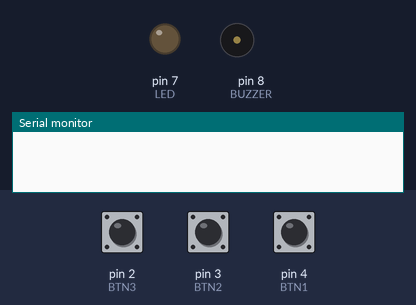
Recording of a sketch running on a simulated Arduino Uno, built with avr-gcc and run on an emulated ATmega328P. Shown: output pins drawn as LEDs (lit = HIGH), buzzer (waves = sounding), the last lines printed to the serial monitor. Dashed ring = blinking. The inputs (shaded band) are chosen by the test bench; at power-on: pin 2 (BTN3) HIGH, pin 3 (BTN2) HIGH, pin 4 (BTN1) HIGH.

Above: at 1.2 s.
1.3 s: pin 2 (BTN3) pulled LOW for 0.15 s
At 1.5 s:
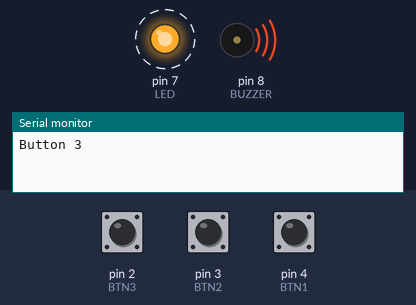
4.3 s: pin 3 (BTN2) pulled LOW for 0.15 s
At 4.37 s:
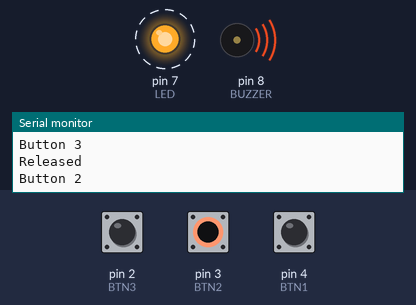
7.3 s: pin 4 (BTN1) pulled LOW for 1 s
At 9.3 s:
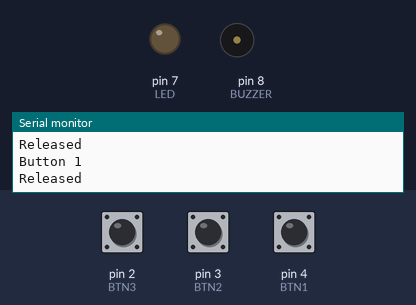
10.3 s: pin 4 (BTN1) pulled LOW for 3.2 s
At 10.4 s:
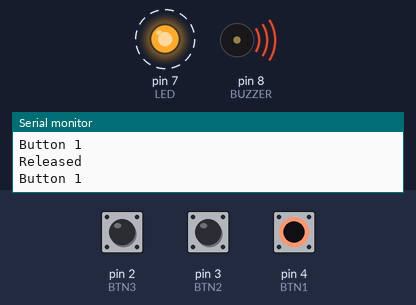
15.0 s: pin 2 (BTN3) pulled LOW for 3.2 s
At 15.2 s:
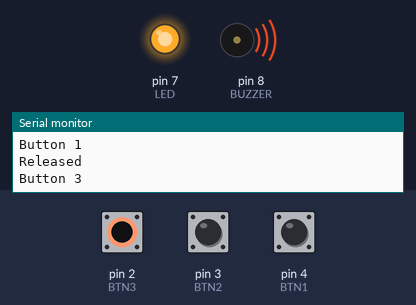
Timing chart, 0 to 19.9 s (numbered marks = the images above; inputs shaded):
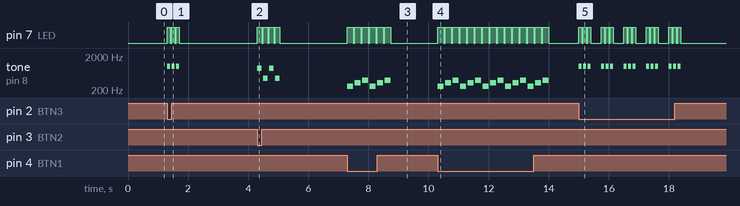

The sketch:

sketch.ino
```cpp
// ПЗ №2. Три кнопки і зумер: кожна кнопка грає свій сигнал
const int BTN1 = 4, BTN2 = 3, BTN3 = 2;  // натиснуто = LOW
const int BUZZER = 8;   // зумер
const int LED = 7;      // індикатор звуку

int lastBtn = 0;        // щоб друкувати лише зміну стану

bool pressed(int pin) { return digitalRead(pin) == LOW; }

void note(int freq, int ms) {
  digitalWrite(LED, HIGH);
  tone(BUZZER, freq);
  delay(ms);
  noTone(BUZZER);
  digitalWrite(LED, LOW);
  delay(50);
}

void setup() {
  pinMode(BTN1, INPUT_PULLUP);
  pinMode(BTN2, INPUT_PULLUP);
  pinMode(BTN3, INPUT_PULLUP);
  pinMode(BUZZER, OUTPUT);
  pinMode(LED, OUTPUT);
  Serial.begin(9600);
}

void loop() {
  int btn = 0;
  if (pressed(BTN1)) btn = 1;
  else if (pressed(BTN2)) btn = 2;
  else if (pressed(BTN3)) btn = 3;

  if (btn != lastBtn) {
    if (btn) {
      Serial.print("Button ");
      Serial.println(btn);
    } else {
      Serial.println("Released");
    }
    lastBtn = btn;
  }

  if (btn == 1) {         // три ноти вгору
    note(262, 200); note(330, 200); note(392, 200);
  } else if (btn == 2) {  // сирена, два тони
    note(880, 150); note(440, 150);
    note(880, 150); note(440, 150);
  } else if (btn == 3) {  // три короткі високі сигнали
    note(1000, 100); note(1000, 100); note(1000, 100);
    delay(300);
  }
}
```

Measured:
- after the input at 1.3 s, pin 7 (LED): alternates HIGH for 0.10 s and LOW for 0.05 s, 6 changes in all, then stays LOW, starting at once; tone on pin 8 (BUZZER): alternates 1000 Hz for 0.10 s and silent for 0.05 s, 6 changes in all, then stays silent, starting at once
- after the input at 4.3 s, pin 7 (LED): alternates HIGH for 0.15 s and LOW for 0.05 s, 8 changes in all, then stays LOW, starting at once; tone on pin 8 (BUZZER): plays 880 Hz for 0.15 s, 440 Hz for 0.15 s, 880 Hz for 0.15 s, 440 Hz for 0.15 s, starting at once
- after the input at 7.3 s, pin 7 (LED): alternates HIGH for 0.20 s and LOW for 0.05 s, 12 changes in all, then stays LOW, starting at once; tone on pin 8 (BUZZER): plays 262 Hz for 0.20 s, 330 Hz for 0.20 s, 392 Hz for 0.20 s, 262 Hz for 0.20 s, 330 Hz for 0.20 s, 392 Hz for 0.20 s, starting at once
- after the input at 10.3 s, pin 7 (LED): alternates HIGH for 0.20 s and LOW for 0.05 s, 30 changes in all, then stays LOW, starting at once; tone on pin 8 (BUZZER): silent → 262 Hz at once, then repeats every 0.75 s: silent 0.05 s, 330 Hz 0.20 s, silent 0.05 s, 392 Hz 0.20 s, silent 0.05 s, 262 Hz 0.20 s
- after the input at 15.0 s, pin 7 (LED): LOW → HIGH at once, then repeats every 0.75 s: 2 × (LOW 0.05 s, HIGH 0.10 s), LOW 0.35 s, HIGH 0.10 s, until it stays LOW from 18.4 s; tone on pin 8 (BUZZER): silent → 1000 Hz at once, then repeats every 0.75 s: 2 × (silent 0.05 s, 1000 Hz 0.10 s), silent 0.35 s, 1000 Hz 0.10 s, until it stays silent from 18.4 s
